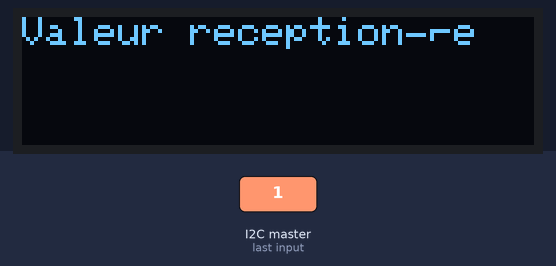
A sketch run on a simulated Arduino Uno, built with avr-gcc and run on an emulated ATmega328P. Shown: 128×32 one-colour display. The test bench sets the inputs (shaded band). What the sketch prints to the serial monitor is not drawn.

1.3 s: the I2C master sends the byte 1
Above: at 1.32 s.
2.8 s: the I2C master sends the byte 0
Timing chart, 0 to 5.8 s (numbered marks = the images above; inputs shaded):
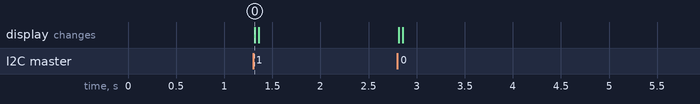

Measured:
- after the input at 1.3 s, the display: changes at once (image 0)

The sketch:

essai_si7021_et_bme_reception.ino
```cpp
#include <Wire.h> // Librairie pour la communication I2C
#include <Adafruit_SSD1306.h>  // ECRAN
#include <Adafruit_GFX.h>      // AFFICHAGE

Adafruit_SSD1306 display = Adafruit_SSD1306(128, 32, &Wire);// remplace "display" par Adafruit_SSD1306 et initialise les pixels en X,Y,&mode de transmission
#define OLED_ADDR   0x3C      // adresse I2C du Oled -> 0x3C

void setup()
{
Wire.begin(4); // Rejoindre le bus à l'adresse #4
Wire.onReceive(receiveEvent); // Preparer une fonction spécifique a la reception de donnee
Serial.begin(9600); // Demarrer la liaison serie avec le PC
// initialize and clear display
  display.begin(SSD1306_SWITCHCAPVCC, OLED_ADDR);   // permet de commencer une liaison avec Oled
  display.clearDisplay();        // efface l'ecran
  display.display();       // valide l'affichage avec ce quon a fais avant

}
void loop()
{
delay(100);
}

// Fonction qui s execute si quelque chose est present sur l interface
void receiveEvent(int howMany)
{
int x = Wire.read(); // recevoir un chiffre
Serial.println(x); // afficher ce chiffre sur l'interface serie

    display.setTextSize(1);            // defini la taille du texte du nom du capteur
    display.setTextColor(WHITE);       // permet d'ecrire dans la couleur
    display.setCursor(0, 0);           // positionne le curseur en X,Y  0,4
    display.print("Valeur receptionée");   // affiche le nom du capteur
    display.display();                 // valide l'affichage
    display.setTextSize(2);
    display.setCursor(20, 16);
    display.print(x);        // affiche la valeur de la variable du capteur
    display.display();
    delay(3000);
    display.clearDisplay();           // efface l'ecran
    display.display();
}
```
